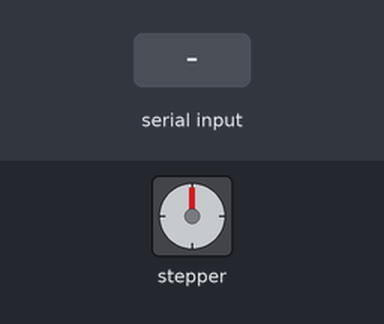
Recording of a sketch running on a simulated Arduino Uno, built with avr-gcc and run on an emulated ATmega328P. Shown: stepper motor. Wiring (inferred from the names in the program): stepper motor driver (200 steps per turn assumed): step pin 2; direction pin 5. Inputs (shaded band) come from the test bench.

Above: at 2.2 s.
2.3 s: "<0>" received over Serial
At 3.2 s:
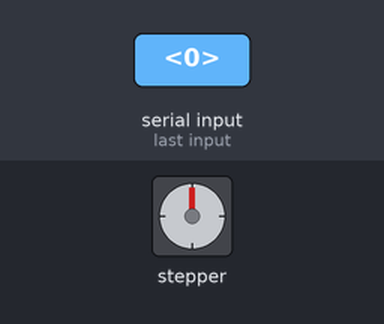
11.3 s: byte 48 ('0') received over Serial
At 12.7 s:
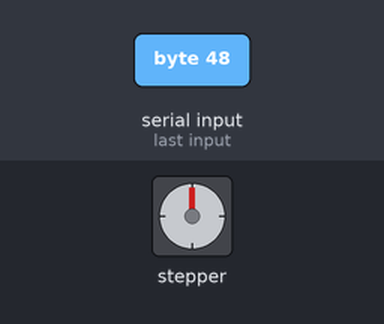
Timing chart, 0 to 23.3 s (numbered marks = the images above; inputs shaded):
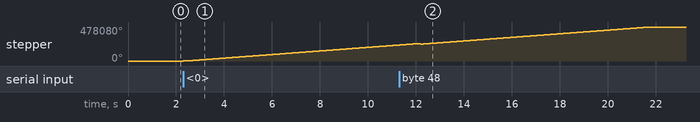

The sketch:

arduino_code.ino
```cpp
int step = 2;
int dir = 5;
int steps = 166;
char input;
bool isMoving = false;
int currentPosition = 0;
void setup(){
  pinMode(step, OUTPUT);
  pinMode(dir, OUTPUT);

  digitalWrite(step, LOW);
  digitalWrite(dir, LOW);

  Serial.begin(9600);
  delay(1000);
}

void motorMove(char input){
  isMoving = true;
  if((input == '1') ||  (input == '2') || (input == '3') || (input == '4')){
    for(int j=0; j<steps; j++){
      for(int i=0; i<200; i++){
        digitalWrite(dir, LOW);
        digitalWrite(step, HIGH);
        delayMicroseconds(30);   // 30일때 * 20  // 50일때  * 500/37
        digitalWrite(step, LOW);
        delayMicroseconds(30);
      }
    }
    delay(100);
  }
  else if(input == '0'){
    for(int j=0; j<steps*4; j++){
      for(int i=0; i<200; i++){
        digitalWrite(dir, HIGH);
        digitalWrite(step, HIGH);
        delayMicroseconds(30);   // 30일때 * 20  // 50일때  * 500/37
        digitalWrite(step, LOW);
        delayMicroseconds(30);
      }
    }
    delay(100);
  }
  else if(input == 'b'){
    for(int j=0; j<steps*1; j++){
      for(int i=0; i<200; i++){
        digitalWrite(dir, HIGH);
        digitalWrite(step, HIGH);
        delayMicroseconds(30);   // 30일때 * 20  // 50일때  * 500/37
        digitalWrite(step, LOW);
        delayMicroseconds(30);
      }
    }
  }
  else if(input == '<'){
    for(int i=0; i<5*200; i++){
      digitalWrite(dir, HIGH);
      digitalWrite(step, HIGH);
      delayMicroseconds(30);   // 30일때 * 20  // 50일때  * 500/37
      digitalWrite(step, LOW);
      delayMicroseconds(30);
    }
  }
  else if(input == '>'){
    for(int i=0; i<5*200; i++){
      digitalWrite(dir, LOW);
      digitalWrite(step, HIGH);
      delayMicroseconds(30);   // 30일때 * 20  // 50일때  * 500/37
      digitalWrite(step, LOW);
      delayMicroseconds(30);
    }
  }
}

void loop(){
  if (Serial.available() > 0) {
    char input = Serial.read();
    motorMove(input);
    delay(100);
    isMoving = false;
  }
}
```

Measured:
- after the input at 2.3 s, stepper: keeps turning clockwise at about 25002°/s, starting at once
